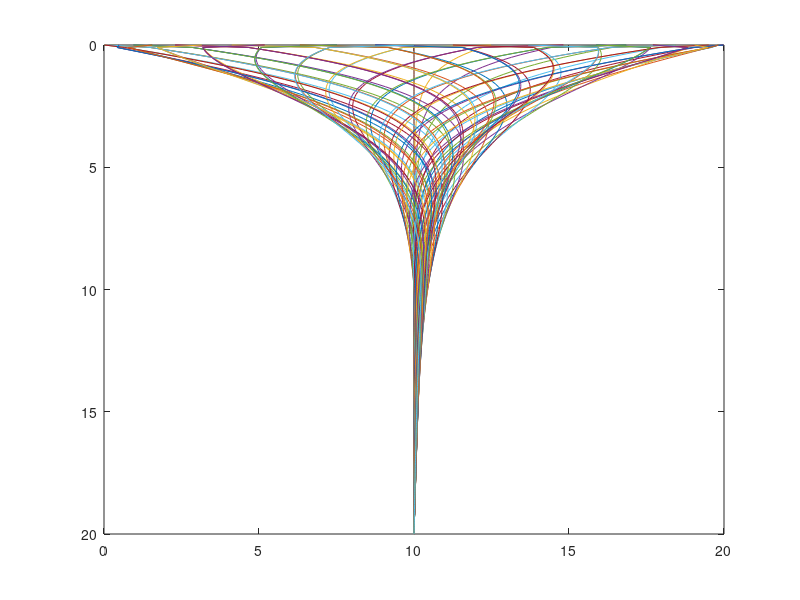

The MATLAB source for this figure:
q=0.065;
Z=20;
K=20;               % conductivity
TT=4;
times=100;
dt=TT/times;
n=200;
delz=Z/(n-1);
z=0:delz:Z;
A=zeros(n,n);
    K2=0.3*K;
    alpha=K*dt/(delz*delz);
%A(ii,ii)=1+2*alpha;
%A(ii,ii-1)=-alpha;
%A(ii,ii+1)=-alpha;
% for ii=2:n-1
%     if ii<n/4
%    
% alpha=K*dt/(delz*delz);
% A(ii,ii)=1+2*alpha;
% A(ii,ii-1)=-alpha;
% A(ii,ii+1)=-alpha;
%     elseif ii>n/4
% 
%         alpha3=K2*dt/((delz*delz));
% A(ii,ii)=1+2*alpha3;
% A(ii,ii-1)=-alpha3;
% A(ii,ii+1)=-alpha3;
%  elseif ii==n/4
%    
%       alpha2=(K+K2)*dt/((delz*delz)*2);
%      %    alpha2=2*K*K2*dt/((delz*delz)*(K+K2));
% A(ii,ii)=1+2*alpha2;
% A(ii,ii-1)=-K*dt/(delz*delz);
% A(ii,ii+1)=-K2*dt/(delz*delz);
%      
%     end
%end
a=1+ones(1,n)*2*alpha;
b=-ones(1,n-1)*alpha;
A=diag(a,0)+diag(b,-1)+diag(b,1);
A(1,1)=1;
A(1,2)=0;
A(n,n-1)=0;
A(n,n)=1;
upperBC = 20;    % set temp BCs, in degrees
lowerBC = 20;
B=zeros(n,1);
B(1:n) = 10;
%line(T,z);
axis ij;
xlabel('temperature');
ylabel('Depth');
title('Geothermal Temps');
for ii=1:dt:TT
    B(1) = 10*(1+sin(2*pi*ii));
           %BC
    T=inv(A)*B;
    h=plot(B,z);
    axis ij;
    hold on;
     pause(0.1);
      %  delete(h);
        B=T;
end
